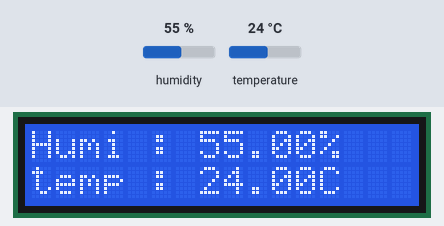
Bench run of a sketch on a simulated Arduino Uno, built with avr-gcc and run on an emulated ATmega328P. Shown: 16×2 character LCD. The inputs (shaded band) are chosen by the test bench; at power-on: humidity 55 %, temperature 24 °C. What the sketch prints to the serial monitor is not drawn.

Above: at 1.2 s.
1.3 s: humidity set to 22 %
At 4.3 s:
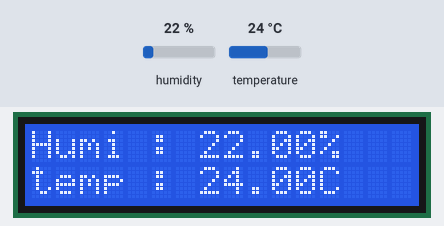
5.3 s: temperature set to 12 °C
At 7.0 s:
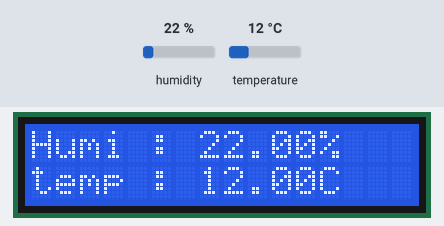
9.3 s: humidity set to 40 %
At 9.6 s:
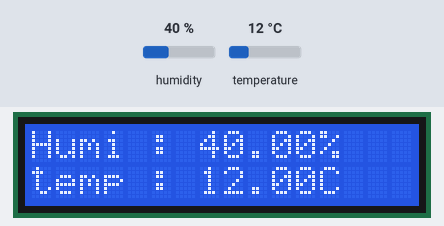
13.3 s: temperature set to 19 °C
At 16.2 s:
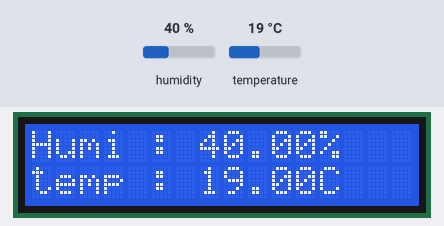
Timing chart, 0 to 17.7 s (numbered marks = the images above; inputs shaded):
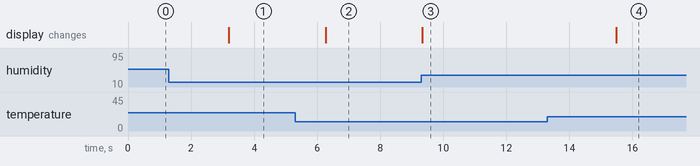

Measured:
- after the input at 1.3 s, the display: changes after 1.9 s (image 1)
- after the input at 5.3 s, the display: changes after 0.97 s (image 2)
- after the input at 9.3 s, the display: changes at once (image 3)
- after the input at 13.3 s, the display: changes after 2.2 s (image 4)

The sketch:

arduino_2.ino
```cpp
/*
 제목   : 온습도 센서로 실내 온도와 습도 학인하기
 내용   : DHT11 온습도 센서를 사용하여 실내 온도와 습도를 측정하고 I2C_LCD 에 표시해봅니다
 */

// DHT11 센서를 쉽게 제어하기 위한 라이브러리를 추가해줍니다.
#include "DHT.h"
// I2C LCD를 쉽게 제어하기 위한 라이브러리를 추가해줍니다.
#include <LiquidCrystal_I2C.h>

// 온습도 센서를 디지털 2번 핀에 연결합니다.
#define DHTPIN 2
#define DHTTYPE DHT11

DHT dht(DHTPIN, DHTTYPE);

// 16X2 크기의 LCD 객체를 생성합니다.
// 만약 LCD 화면이 나오지 않으면 0x3F 대신 0x27를 넣어주세요.
LiquidCrystal_I2C lcd(0x27, 16, 2);

void setup() {
  Serial.begin(9600);
  dht.begin();

  // LCD를 초기화 합니다.
  lcd.init();
  // LCD의 백라이트를 켜줍니다.
  lcd.backlight();
}

void loop() {
  // 습도와 온도값을 측정하고, 제대로 측정되었는지 확인해줍니다.
  float humidity = dht.readHumidity();
  float temperature = dht.readTemperature();

  if (isnan(humidity) || isnan(temperature) ) {
    Serial.println("Failed to read from DHT sensor!");
    return;
  }

  // 온도와 습도값을 시리얼 모니터에 출력해 줍니다.
  Serial.print((int)temperature); Serial.print(" *C, ");
  Serial.print((int)humidity); Serial.println(" %");

  // LCD에 출력할 습도 메세지를 만듭니다.
  String humi = "Humi : ";
  humi += (String)humidity;
  humi += "%";

  // LCD에 출력할 온도 메세지를 만듭니다.
  String temp = "temp : ";
  temp += (String)temperature;
  temp += "C";

  // 첫번째 줄, 첫번째 칸부터 "Humi = 000%" 를 출력해 줍니다.
  lcd.setCursor(0, 0);
  lcd.print(humi);

  // 두번째 줄, 첫번째 칸부터 "temp = 000C" 를 출력해 줍니다.
  lcd.setCursor(0, 1);
  lcd.print(temp);

  delay(1500);
}
```
